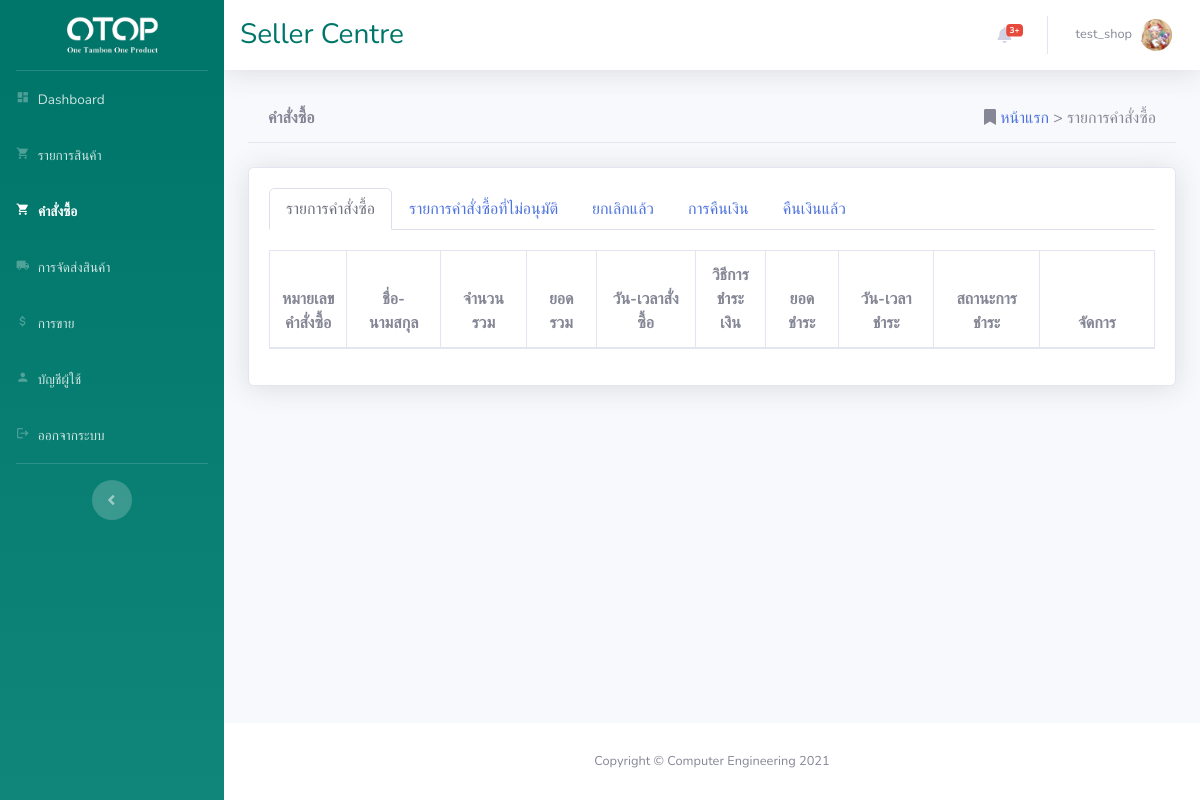
Before: /views/Seller/order/order.php (signed in) with the older database file.
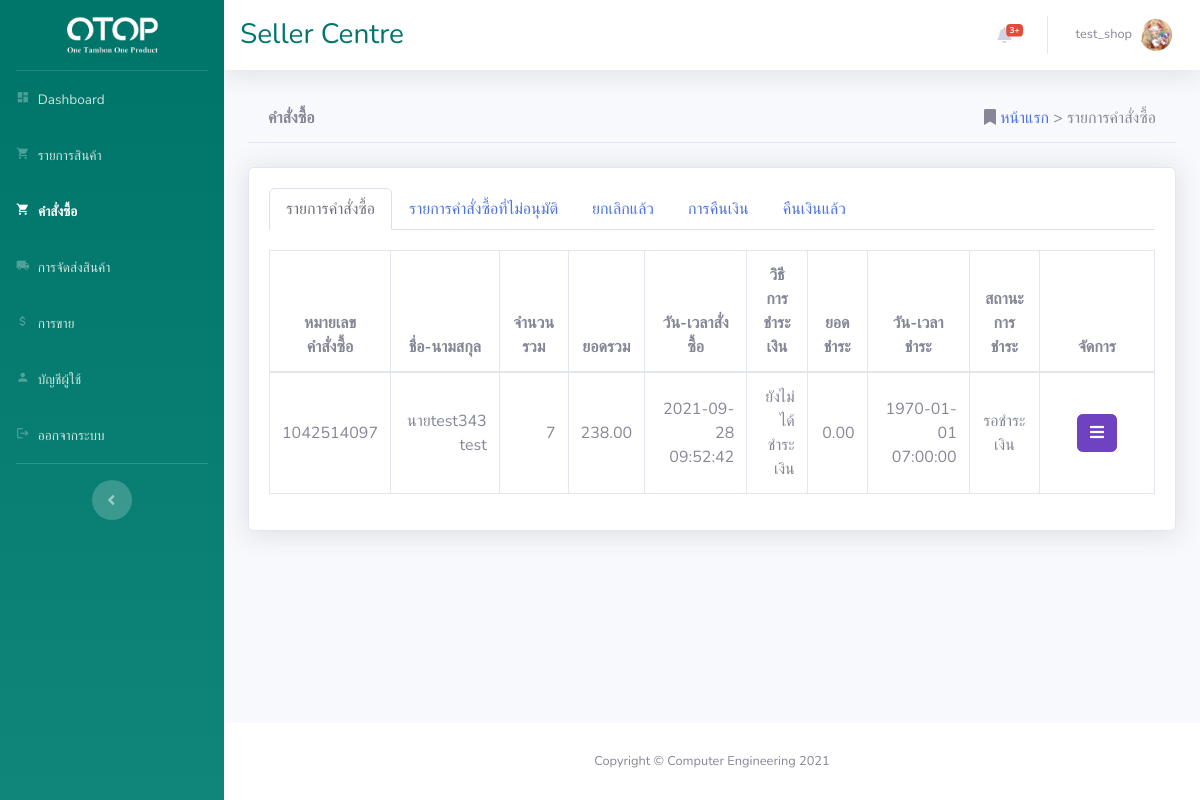
After: the same page with the newer database file.
### tables this page shows
CREATE TABLE `orders` (
  `order_id` int(11) NOT NULL,
  `order_number` varchar(10) NOT NULL,
  `shop_id` int(11) NOT NULL,
  `daid` int(11) NOT NULL,
  `total_unit` int(11) DEFAULT NULL,
  `total_price_user` double DEFAULT NULL,
  `total_price` double DEFAULT NULL,
  `type_payment` int(11) DEFAULT NULL,
  `time_order` int(11) DEFAULT NULL,
  `time_payment` int(11) DEFAULT NULL,
  `picture_payment` varchar(50) DEFAULT NULL,
  `status_order` int(11) DEFAULT NULL,
  `reason_id` int(11) DEFAULT NULL,
  `reason_desc` varchar(255) DEFAULT NULL,
  `status_refund` tinyint(1) DEFAULT NULL,
  `picture_refund` int(11) DEFAULT NULL,
  `tracking_code` varchar(20) DEFAULT NULL,
  `time_delivery` int(11) DEFAULT NULL,
  `delivery_type` int(11) DEFAULT NULL,
  `review_shop` int(11) DEFAULT NULL
);

CREATE TABLE `delivery_address` (
  `daid` int(11) NOT NULL,
  `uid` int(11) NOT NULL,
  `title` int(11) NOT NULL,
  `firstname` varchar(90) NOT NULL,
  `lastname` varchar(90) NOT NULL,
  `tel` varchar(10) NOT NULL,
  `address` varchar(255) NOT NULL,
  `subdistrict` int(11) NOT NULL
);

CREATE TABLE `status_order` (
  `so_id` int(11) NOT NULL,
  `status_order` varchar(150) NOT NULL
);

### views/Seller/order/order.php (the view, shortened to what the changed rows need)
<!DOCTYPE html>
<html lang="en">
<?php
include_once("../../../query/query.php");
include_once("../../../query/function.php");
$ORDER = getAllOrder();
$ORDER_DETAIL = getAllOrderDetail();
$ORDER_DISAPPROVED = getOrderDisapproved();
?>
<head>
</head>
<body id="page-top">
    <div id="wrapper">
        <?php include_once("../layout/sidebar.php") ?>
        <div id="content-wrapper" class="d-flex flex-column">
            <div id="content">
                <div class="container-fluid">
                    <div class="card shadow mb-4">
                        <div class="card-body">
                            <div class="tab-content" id="myTabContent" style="margin-top:20px;">
                                <div class="tab-pane fade show active" id="tap1" role="tabpanel" aria-labelledby="tap1-tab">
                                    <table class="table table-bordered" id="dataTable" width="100%" cellspacing="0">
                                        <thead>
                                            <tr>
                                                <th style="text-align: center;">หมายเลข<br>คำสั่งซื้อ</th>
                                                <th style="text-align: center;">ชื่อ-นามสกุล</th>
                                                <th style="text-align: center;">จำนวนรวม</th>
                                                <th style="text-align: center;">ยอดรวม</th>
                                                <th style="text-align: center;">วัน-เวลาสั่งซื้อ</th>
                                                <th style="text-align: center;">วิธีการ<br>ชำระเงิน</th>
                                                <th style="text-align: center;">ยอดชำระ</th>
                                                <th style="text-align: center;">วัน-เวลาชำระ</th>
                                                <th style="text-align: center;">สถานะการชำระ</th>
                                                <th style="width: 13%; text-align: center;">จัดการ</th>
                                            </tr>
                                        </thead>
                                        <tbody>
                                            <?php
                                            for ($i = 1; $i < count($ORDER); $i++) {
                                            ?>
                                                <tr>
                                                    <td style="vertical-align: middle; text-align: end;"><?php echo $ORDER[$i]["order_number"] ?></td>
                                                    <td style="vertical-align: middle; text-align: end;"><?php echo $ORDER[$i]["title"] . $ORDER[$i]["firstname"] . " " . $ORDER[$i]["lastname"] ?></td>
                                                    <td style="vertical-align: middle; text-align: end;"><?php echo $ORDER[$i]["total_unit"] ?></td>
                                                    <td style="vertical-align: middle; text-align: end;"><?php echo number_format($ORDER[$i]["total_price"], 2) ?></td>
                                                    <td style="vertical-align: middle; text-align: end;"><?php echo date("Y-m-d H:i:s", $ORDER[$i]["time_order"])  ?></td>
                                                    <td style="vertical-align: middle; text-align: end;">
                                                        <?php
                                                        if ($ORDER[$i]["type_payment"] == 1) {
                                                            echo "ชำระเงินแล้ว";
                                                        } else {
                                                            echo "ยังไม่ได้ชำระเงิน";
                                                        }
                                                        ?>
                                                    </td>
                                                    <td style="vertical-align: middle; text-align: end;"><?php echo number_format($ORDER[$i]["total_price_user"], 2) ?></td>
                                                    <td style="vertical-align: middle; text-align: end;"><?php echo date("Y-m-d H:i:s", $ORDER[$i]["time_payment"])  ?></td>
                                                    <td style="vertical-align: middle; text-align: center;"><?php echo $ORDER[$i]["status_order"] ?></td>
                                                    <td style="text-align: center; vertical-align: middle;">
                                                        <?php
                                                        if ($ORDER[$i]["status_order"] == "รอชำระเงิน") {
                                                        ?>
                                                            <button type="button" id="show" order_number='<?php echo $ORDER[$i]["order_number"] ?>' fullname='<?php echo $ORDER[$i]["title"] . $ORDER[$i]["firstname"] . " " . $ORDER[$i]["lastname"] ?>' address='<?php
                                                                                                                                                                                                                                                                    if ($ORDER[1]["provinces_name_in_thai"] == "กรุงเทพมหานคร") {
                                                                                                                                                                                                                                                                        echo "เลขที่ " . $ORDER[1]["address"] .
                                                                                                                                                                                                                                                                            " แขวง" . $ORDER[1]["subdistricts_name_in_thai"] .
                                                                                                                                                                                                                                                                            " " . $ORDER[1]["districts_name_in_thai"] .
                                                                                                                                                                                                                                                                            " " . $ORDER[1]["provinces_name_in_thai"] .
                                                                                                                                                                                                                                                                            ", " . $ORDER[1]["zip_code"];
                                                                                                                                                                                                                                                                    } else {
                                                                                                                                                                                                                                                                        echo "เลขที่ " . $ORDER[1]["address"] .
                                                                                                                                                                                                                                                                            " ต." . $ORDER[1]["subdistricts_name_in_thai"] .
                                                                                                                                                                                                                                                                            " อ." . $ORDER[1]["districts_name_in_thai"] .
                                                                                                                                                                                                                                                                            " จ." . $ORDER[1]["provinces_name_in_thai"] .
                                                                                                                                                                                                                                                                            ", " . $ORDER[1]["zip_code"];
                                                                                                                                                                                                                                                                    }
                                                                                                                                                                                                                                                                    ?>' tel='<?php echo format_phonenumber($ORDER[$i]["tel"]) ?>' status_order='<?php echo $ORDER[$i]["status_order"] ?>' total='<?php echo number_format($ORDER[$i]["total_price"], 2) ?>' class="btn btn-primary btn-md detail-order" style="background-color: #6f42c1; border-color: #6f42c1;" title='รายละเอียดคำสั่งซื้อ' data-toggle="modal" data-target="#detailOderModal">
                                                                <i class="fas fa-bars"></i>
                                                            </button>
                                                        <?php
                                                        }
                                                        ?>
                                                    </td>
                                                </tr>
                                            <?php
                                            }
                                            ?>
                                        </tbody>
                                    </table>
                                </div>
                            </div>
                        </div>
                    </div>
                </div>
            </div>
        </div>
    </div>
</body>
</html>

### views/Seller/layout/sidebar.php (shortened to what the changed rows need)
<?php
include_once("../../../dbConnect.php");
$sql = "SELECT `mm-mainmenu`,`mm-submenu`,`ut-id` ";
$sql = $sql . " FROM `main-menu-list` as L INNER JOIN `web-menu` as M ";
$sql = $sql . " ON L.`wm-id`= M.`wm-id` ";
$sql = $sql . " WHERE `ut-id`='" . $idUT . "'";
$sql = $sql . " && `wm-alias`='" . $CurrentMenu . "'";
$DATA = selectData($sql);
$selectedMenu1 = $DATA[1]['mm-mainmenu'];
$sql = "SELECT `mm-mainmenu`,`mm-submenu`,`wm-name`, `wm-alias`, `wm-page`, `wm-icon`, `wm-note`";
$sql = $sql . " FROM `main-menu-list` as L JOIN `web-menu` as M ";
$sql = $sql . " ON L.`wm-id`=M.`wm-id` ";
$sql = $sql . " WHERE L.`ut-id`=" . $idUT;
$sql = $sql . " ORDER BY L.`mm-mainmenu`,L.`mm-submenu`";
$DATA = selectData($sql);
$strMenu = "";
for ($i = 1; $i <= $DATA[0]['numrow']; $i++) {
    if ($DATA[$i]['mm-submenu'] == 0) {
        if ($DATA[$i]['mm-mainmenu'] == $selectedMenu1) {
            $classType = " class='nav-item active' ";
        } else {
            $classType = " class='nav-item' ";
        }
        if ($DATA[$i]['wm-icon'] == "") {
            $icon = "favorite";
        } else {
            $icon =  $DATA[$i]['wm-icon'];
        }
        if (($i + 1 <= $DATA[0]['numrow'] && $DATA[$i]['mm-mainmenu'] != $DATA[$i + 1]['mm-mainmenu']) || $DATA[$i]['wm-name'] == "ออกจากระบบ") {
            $url  = $DATA[$i]['wm-alias'] . "/" . $DATA[$i]['wm-page'];
            if ($DATA[$i]['wm-name'] == "กิจกรรมต่างๆ" || $DATA[$i]['wm-name'] == "จัดการผู้ใช้") {
                $strMenu .= " <li " . $classType . " id='activityList'>
                            <a class='nav-link' href='../" . $url . "'>
                              <i class='large material-icons'>" . $icon . "</i>
                              <span>" . $DATA[$i]['wm-name'] . "</span>
                            </a>
                          </li>";
            } else {
                $strMenu .= " <li " . $classType . ">
                            <a class='nav-link' href='../" . $url . "'>
                              <i class='large material-icons'>" . $icon . "</i>
                              <span>" . $DATA[$i]['wm-name'] . "</span>
                            </a>
                          </li>";
            }
        }
    }
}
?>
<ul class="navbar-nav bg-gradient-sidebar sidebar sidebar-dark accordion" id="accordionSidebar">
    <?php echo $strMenu; ?>
</ul>

Changed rows visible on the page:
added orders: order_number "1042514097", user-title.title "นาย", daid.firstname "test343", daid.lastname "test", total_unit "7", total_price "238.00", time_order "2021-09-28 09:52:42", shows "ยังไม่ได้ชำระเงิน", total_price_user "0.00", time_payment "1970-01-01 07:00:00", status_order.status_order "รอชำระเงิน"
